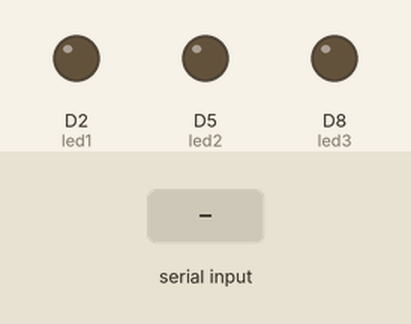
Simulated run of this sketch. Board: ESP8266 (NodeMCU). Shown: output pins drawn as LEDs (lit = HIGH). The inputs (shaded band) are chosen by the test bench.

Above: at 1.2 s.
1.3 s: "A" received over Serial
At 2.8 s:
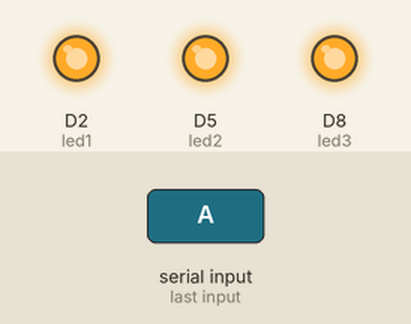
Timing chart, 0 to 10.3 s (numbered marks = the images above; inputs shaded):
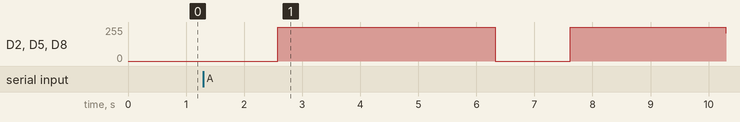

The sketch:

LED_Lighting_Delay.ino
```cpp
#include <SimpleTimer.h>
SimpleTimer timer;
int led1 = D2;
int led2 = D5;
int led3 = D8;
int i;
char data;
void setup() {
  // put your setup code here, to run once:
pinMode(led1, OUTPUT);
pinMode(led2, OUTPUT);
pinMode(led3, OUTPUT);
Serial.begin(9600);
timer.setInterval(5L, led);
}

void SendSerial()
{
  while(Serial.available()>0)
  {
    data = Serial.read();
  }
}

void led()
{
  if(data == 'A')
  {
   for (i=0; i<=500 ;i+=1)
    {
      analogWrite(led1, i);
      analogWrite(led2, i);
      analogWrite(led3, i);
      delay(5);
    }
    for (i=500; i>=0; i-=1)
    {
      analogWrite(led1, i);
      analogWrite(led2, i);
      analogWrite(led3, i);
      delay(5);
    }
  }
  else
  {

  }
}

void loop() {
  // put your main code here, to run repeatedly:
SendSerial();
timer.run();
}
```

Measured:
- after the input at 1.3 s, D2 (led1), D5 (led2), D8 (led3): 0/255 → 255/255 after 1.3 s, → 0/255 3.7 s later, → 255/255 1.3 s later, → 212/255 2.7 s later
